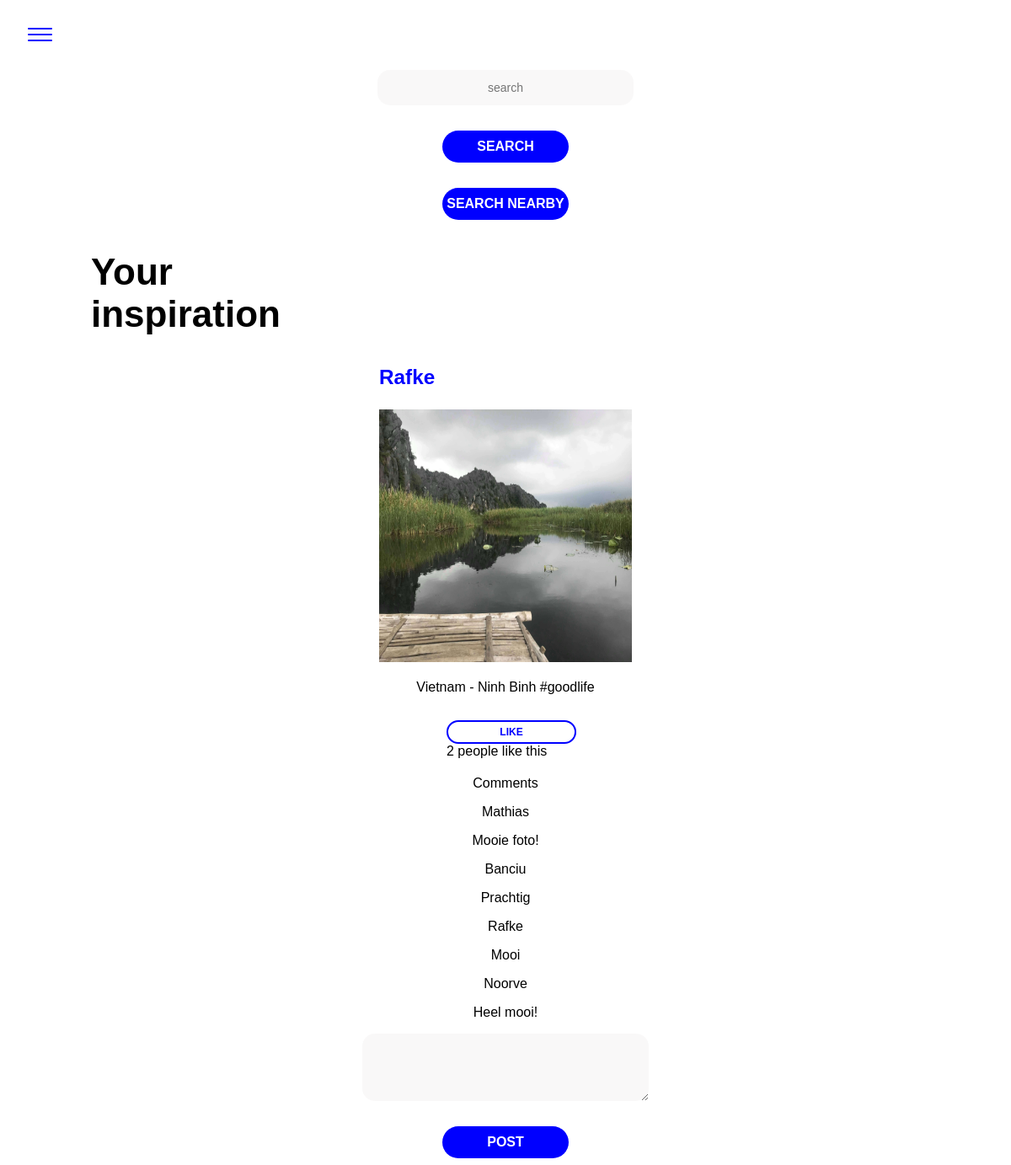
The app's page /detailPost.php?id=35 (signed in) with its own data.
### tables this page shows
CREATE TABLE `images` (
  `id` int(11) NOT NULL,
  `user_id` int(11) NOT NULL,
  `user_name` varchar(255) NOT NULL,
  `img_description` varchar(255) NOT NULL,
  `date_created` timestamp NOT NULL DEFAULT CURRENT_TIMESTAMP,
  `file_path` varchar(255) NOT NULL,
  `longitude` decimal(10,8) NOT NULL,
  `latitude` decimal(10,8) NOT NULL
);

CREATE TABLE `comments` (
  `id` int(11) NOT NULL,
  `user_id` int(11) NOT NULL,
  `user_name` varchar(255) NOT NULL,
  `post_id` int(11) NOT NULL,
  `comment` varchar(255) NOT NULL
);

### classes/Post.php (called while the page is built, shortened)
<?php
class Post
{
    public static function getData($postId)
    {
        $conn = Db::getInstance();
        $statement = $conn->prepare('SELECT * FROM images WHERE id = :postid');
        $statement->bindValue(':postid', $postId);
        $statement->execute();
        $result = $statement->fetch(PDO::FETCH_ASSOC);
        return $result;
    }
    public static function getDate($postId)
    {
        $conn = Db::getInstance();
        $statement = $conn->prepare('SELECT * FROM images WHERE id = :postid');
        $statement->bindValue(':postid', $postId);
        $statement->execute();
        $result = $statement->fetch(PDO::FETCH_ASSOC);
        return $result;
    }
    public static function getLike($postId)
    {
        $conn = Db::getInstance();
        $statement = $conn->prepare('select count(*) as count from likes where post_id = :postid');
        $statement->bindValue(':postid', $postId);
        $statement->execute();
        $result = $statement->fetch(PDO::FETCH_ASSOC);
        return $result['count'];
    }
    public static function getComments($postId)
    {
        $conn = Db::getInstance();
        $statement = $conn->prepare('SELECT * FROM comments WHERE post_id = :postId');
        $statement->bindParam(':postId', $postId);
        $result = $statement->execute();
        return $result = $statement->fetchAll(PDO::FETCH_ASSOC);
    }
}

### classes/User.php (called while the page is built, shortened)
<?php
    class User
    {
        private $id;
        public function setId($id)
        {
            $this->id = $id;
            return $this;
        }
        public function getName()
        {
            $conn = Db::getInstance();
            $result = $conn->query('SELECT username FROM users where id='.$this->id);
            return $result->fetch(PDO::FETCH_ASSOC);
        }
    }

### detailPost.php (the view, shortened to what this page needs)
<?php
$postId = htmlspecialchars($_GET['id']);
$post = Post::getData($postId);
$like = Post::getLike($postId);
$t = Post::getDate($postId);
$user = new User();
$user->setId($_SESSION['userid']);
$username = $user->getName();
?><!DOCTYPE html>
<html lang="en">
<head>
    <link rel="stylesheet" type="text/css" href="css/style.css">
</head>
<body>
    <?php include_once 'nav.inc.php'; ?>
<h2>Your <br> inspiration</h2>
    <article class="center-div-image">
        <a href="profileFriends.php?id=<?php echo $post['user_id']; ?>"> <h3 class="username"><?php echo $post['user_name']; ?></h3></a>
        <img src="<?php echo 'uploads/'.$post['file_path']; ?>" height=300 width=300 alt="">
        <p><?php echo $post['img_description']; ?></p>
        <div class="center-div"><a href="#" class="like btn--secondary" data-id="<?php echo $post['id']; ?>" >Like</a> <span class='likes'><?php echo $like; ?></span> people like this </div>
    </article>
    <p>Comments</p>
    <div id="comments" class="comments">
    <?php
    $comments = Post::getComments($postId);
    foreach ($comments as $c):
    ?>
    <div>
        <p><?php echo $c['user_name']; ?></p>
        <p><?php echo $c['comment']; ?></p>
    </div>
    <?php endforeach; ?>
    </div>
    <form name="postComment" method="post">
        <textarea id="commentText" name="commentText" type="text" class="input"></textarea>
        <input id="commentSubmit" type="submit" value="Post" class="btn btn--primary" data-post_id="<?php echo $post['id']; ?>" data-user_id="<?php echo $_SESSION['userid']; ?>" data-user_name="<?php echo $username['username']; ?>">
    </form>
</body>
</html>

### css/style.css (style rules this page uses)
body { font-family: 'Helvetica', sans-serif; font-size: 16px; }
h2 { font-size: 44px; margin-left: 100px; }
p { text-align: center; }
a { text-decoration: none; color: blue; opacity:1; font-size: 1.3em; font-weight: 400; transition: 200ms; }
.input { background-color:#f3f1f185; border: 0px; width: 300px; height: 40px; border-radius: 15px; margin: 10px auto; display: block; text-align: center; font-size: 14px; }
.btn--primary { color: #ffffff; font-size: 16px; font-weight: 700; text-transform: uppercase; background-color: blue; width: 150px; padding: 10px 0px; border-radius: 20px; border:0px; margin: 30px auto 0px auto; display: block; padding: auto; transition: 200ms; }
.btn--secondary { text-decoration: none; text-align: center; color: blue; font-size: 12px; font-weight: 700; text-transform: uppercase; width: 150px; padding: 5px 0px; border: 2px solid blue; border-radius: 20px; margin: 30px auto 0px auto; display: block; transition: 200ms; }
span { text-align: center; }
.center-div { margin: 20px auto; width: 140px; }
.center-div-image { margin: 20px auto; width: 300px; }
textarea { border: 0px; background-color: #f3f1f185; border-radius: 20px; display: block; margin: auto; width: 300px; padding: 20px; height: 10px;; }

### records on screen
images: user_name "Rafke", file_path (picture), img_description "Vietnam - Ninh Binh #goodlife"
comments: user_name "Mathias", comment "Mooie foto!"
comments: user_name "Banciu", comment "Prachtig"
comments: user_name "Rafke", comment "Mooi"
comments: user_name "Noorve", comment "Heel mooi!"

### other values on screen
$like "2"
